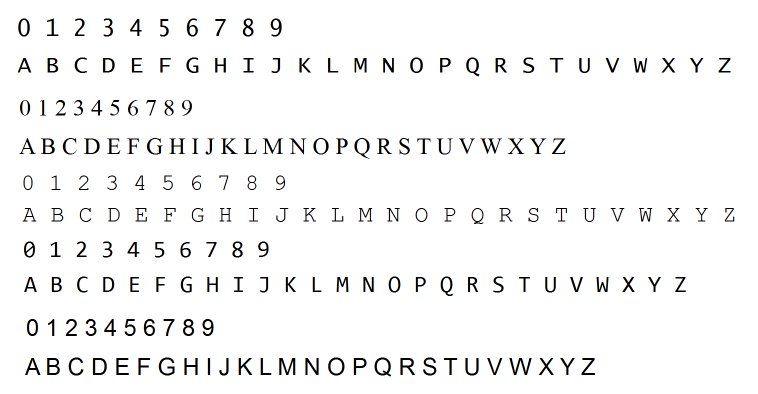
#> input picture training_chars.png, 1516 x 788 px (shown at 1/2 size)
$ python train-and-test.py
#> lines starting #> are read from the running program, lines starting #| are printed output that depends on the picture; after the words box and inside, x2 and y2 are one past the last pixel; in counts of white or black regions, pixels touching at a corner belong together
import cv2
import pickle


if __name__ == '__main__':
    img = cv2.imread("training_chars.png")
#> img is the input picture: shape (788, 1516, 3); mean B, G, R 245.2, 245.2, 245.2
    gray = cv2.cvtColor(img, cv2.COLOR_BGR2GRAY)
    imgBlurred = cv2.GaussianBlur(gray, (5, 5), 0)
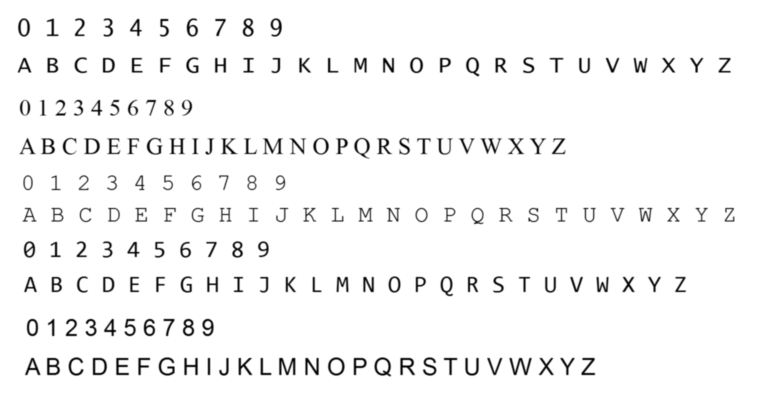
#> imgBlurred: shape (788, 1516) (shown at 1/2 size); min 0, max 255, mean 245.2
    thresh = cv2.adaptiveThreshold(imgBlurred, 255, cv2.ADAPTIVE_THRESH_GAUSSIAN_C, cv2.THRESH_BINARY_INV, 11, 2)
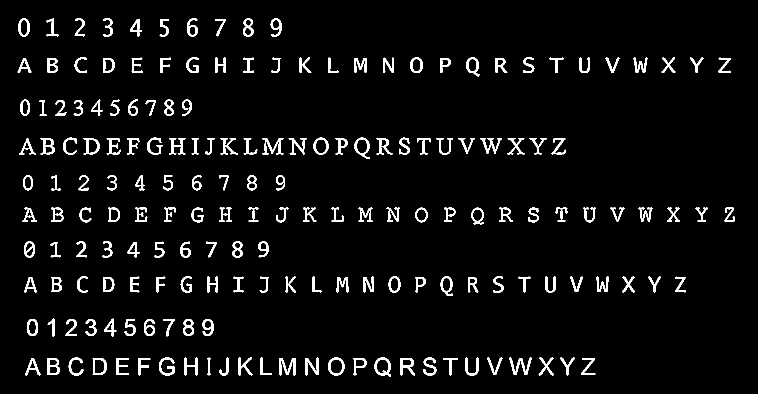
#> thresh: shape (788, 1516) (shown at 1/2 size); 4.5% white; 180 white regions
    contours, hierarchy = cv2.findContours(thresh, cv2.RETR_EXTERNAL, cv2.CHAIN_APPROX_SIMPLE)
#> contours = 180 contours; largest, box (x1, y1, x2, y2) and area: (749, 715, 782, 753) 918, (656, 715, 689, 751) 908, (709, 275, 740, 318) 817, (185, 716, 214, 750) 805, (627, 275, 657, 310) 782

    intValidChars = [ord('0'), ord('1'), ord('2'), ord('3'), ord('4'), ord('5'), ord('6'), ord('7'), ord('8'), ord('9'),
                     ord('A'), ord('B'), ord('C'), ord('D'), ord('E'), ord('F'), ord('G'), ord('H'), ord('I'), ord('J'),
                     ord('K'), ord('L'), ord('M'), ord('N'), ord('O'), ord('P'), ord('Q'), ord('R'), ord('S'), ord('T'),
                     ord('U'), ord('V'), ord('W'), ord('X'), ord('Y'), ord('Z')]

    index = dict()
    for contour in contours:
        [intX, intY, intW, intH] = cv2.boundingRect(contour)

        cv2.rectangle(img, (intX, intY), (intX + intW, intY + intH), (0, 0, 255), 2)

        imgROI = thresh[intY:intY + intH, intX:intX + intW]
        imgROIResized = cv2.resize(imgROI, (20, 30))

        cv2.imshow("imgROI", imgROI)
        cv2.imshow("imgROIResized", imgROIResized)
        cv2.namedWindow('image', cv2.WINDOW_NORMAL)
        cv2.resizeWindow('image', 1000, 600)
        cv2.imshow('image', img)

        intChar = cv2.waitKey(0)

        if intChar in intValidChars:
            imgROIResizedCopy = tuple(imgROIResized.flatten())
            index[imgROIResizedCopy] = intChar

        cv2.destroyAllWindows()
#> this loop made 180 passes; (key Q is pressed on pass 1)
#> (intX, intY, intW, intH) on passes 1 to 12: (1163, 716, 28, 34), (887, 716, 28, 35), (800, 716, 30, 35), (707, 716, 26, 35), (558, 716, 33, 35), (276, 716, 25, 35), (232, 716, 26, 34), (185, 716, 29, 34), (94, 716, 26, 34), (50, 716, 31, 35), (1120, 715, 30, 36), (1077, 715, 31, 36)
#> pass 1, `imgROI = thresh[intY:intY + intH, intX:intX + intW]`:
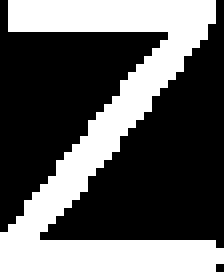
#> imgROI: shape (34, 28) (shown 8 times larger); 37.3% white; 1 white region, box (x1, y1, x2, y2) and area: (0, 0, 28, 34) 355
#> pass 1, `imgROIResized = cv2.resize(imgROI, (20, 30))`:
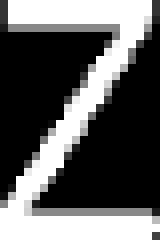
#> imgROIResized: shape (30, 20) (shown 8 times larger); min 0, max 255, mean 95
#> pass 2, `imgROI = thresh[intY:intY + intH, intX:intX + intW]`:
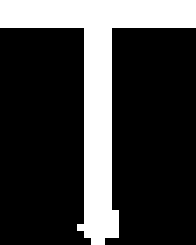
#> imgROI: shape (35, 28) (shown 7 times larger); 24.4% white; 1 white region, box (x1, y1, x2, y2) and area: (0, 0, 28, 35) 239
#> after the loop:
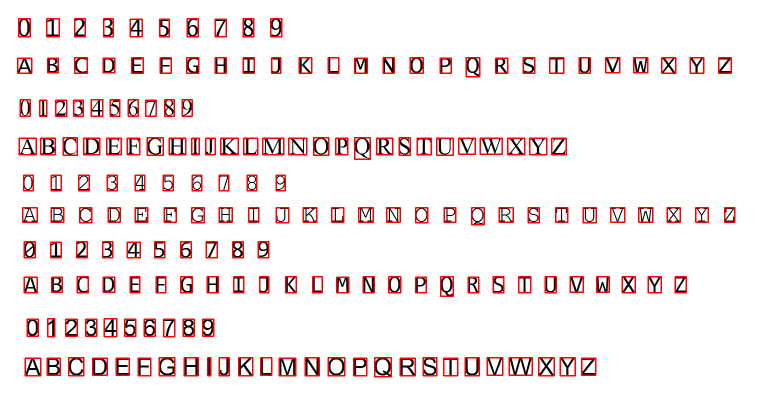
#> img: shape (788, 1516, 3) (shown at 1/2 size); 5.1% of pixels changed, all inside (x1, y1, x2, y2) = (34, 36, 1471, 755)
#> after the loop:
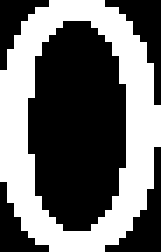
#> imgROI: shape (36, 23) (shown 7 times larger); 42.3% white; 1 white region, box (x1, y1, x2, y2) and area: (0, 0, 23, 36) 350
#> after the loop, index = 45 items

    f = open("letters-and-classifications.pickle", "wb")
    f.write(pickle.dumps(index))
    f.close()

    print("done...indexed %d images" % (len(index)))
#> (printed output is left out)
    print("Number of images in dictionary", len(index.keys()))
#| Number of images in dictionary 45
